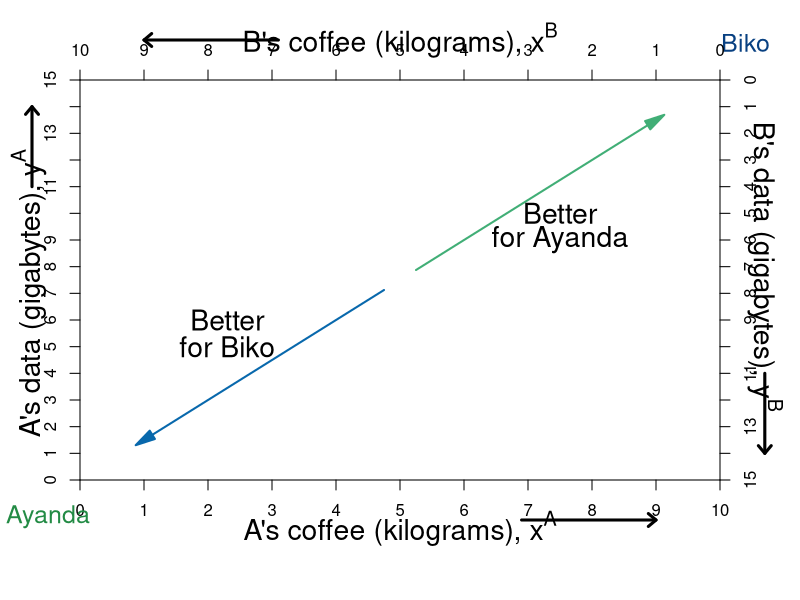

The R script that drew this image:
require(shape)
pdf(file = "property/edgeworth_better_worse.pdf", width = 9, height = 7)

#Set parameters for graphics
axislabelsize <- 1.7
labelsize <- 1.7
namesize <- 1.5

indiffcurveA1 <- function(x, U = 4, A = 1, a = 0.5) {
  ((((U-2)/A)*(1/x)^a)^(1/(1-a)))
}

indiffcurveA2 <- function(x, U = 4, A = 1, a = 0.5) {
  (((U/A)*(1/x)^a)^(1/(1-a)))
}

indiffcurveA3 <- function(x, U = 4, A = 1, a = 0.5) {
  ((((U+2)/A)*(1/x)^a)^(1/(1-a)))
}

#Aisha happens to have found 8 coffee and 2 data, 
#and Betty happens to have found 2 coffee and 13 data. 
#Aisha's utility (8^0.5)*(2^0.5) = 4
#Betty's utility (2^0.5)*(13^0.5) = 5.09

COL <- c("#7fc97f", "#beaed4", "#fdc086", "#ffff99", "#386cb0", "#f0027f", "#bf5b17", "#666666")
COLA <- c("#99d8c9","#66c2a4","#41ae76", "#238b45", "#005824")
COLB <- c("#4eb3d3", "#2b8cbe", "#0868ac","#084081")

par(mar =  c(6, 4, 4, 4))
xlims <- c(0, 10)
ylims <- c(0, 15)
xlims2 <- c(10, 0)
ylims2 <- c(15, 0)

plot(0, 0, xlim = xlims, ylim = ylims, type = "n",
     xlab = "",
     ylab = "", 
     line = 2.5,
     xaxt = "n", 
     yaxt = "n", 
     cex.lab = axislabelsize, 
     bty = "n",
     xaxs="i", 
     yaxs="i")

mtext(expression(paste("A's coffee (kilograms), ", x^A)), side=1, line = 2.5, cex = axislabelsize)
text(-0.8, 7, expression(paste("A's data (gigabytes), ", y^A)), xpd = TRUE, cex = axislabelsize, srt = 90) 

#Add arrows:
arrows(-0.75, 11, -0.75, 14, xpd = TRUE, length=0.1,angle=40,lwd=3)
arrows(6.9, -1.5, 9, -1.5, xpd = TRUE, length=0.1,angle=40,lwd=3)


npts <- 500 
npts2 <- 501
#Specify the sequences of points for graphing. 
xx1 <- seq(xlims[1], xlims[2], length.out = npts)
#xx2 <- seq(xlims[1], xlims[2], length.out = npts)
#xx3 <- seq(xlims[1], xlims[2], length.out = npts2)
#xx4 <- seq(xlims[1], 10, length.out = npts2)

#Draw the lines for the graphs
#lines(xx1, indiffcurveA1(xx1), col = COLA[3], lwd = 4)
#lines(xx1, indiffcurveA2(xx1), col = COLA[3], lwd = 4)
#lines(xx1, indiffcurveA3(xx1), col = COLA[3], lwd = 4)
#lines(xx2, solowCondition(xx2, delta = 5), col = COL[3], lwd = 4)
#lines(xx2, solowInfeas(xx2, delta = 5), col = COL[1], lwd = 4, lty = 2)

#Customize ticks and labels for the plot
ticksy <- seq(from = 0, to = 15, by = 1)
ylabels <- seq(from = 0, to = 15, by = 1)
ticksx <- seq(from = 0, to = 10, by = 1)
xlabels <- seq(from = 0, to = 10, by = 1)
axis(1, at = ticksx, pos = 0, labels = xlabels)
axis(2, at = ticksy, pos = 0, labels = ylabels, las = 0)


text(-0.5, -1.4, expression("Ayanda"), xpd = TRUE, cex = namesize, col = COLA[4])
text(10.4, 16.4, expression("Biko"), xpd = TRUE, cex = namesize, col = COLB[4])


#Set up second axes and labels
par(new = TRUE)
#par(mar =  c(6, 4, 4, 4))

xlims2 <- c(10, 0)
ylims2 <- c(15, 0)

plot(0, 0, xlim = xlims2, ylim = ylims2, type = "n",
     xlab = expression(paste("")),
     ylab = expression(paste("")),
     xaxt = "n", 
     yaxt = "n", 
     cex.lab = 1.3, 
     bty = "n",
     xaxs="i", 
     yaxs="i")

axis(side = 3, at = ticksx, pos = 0, labels = xlabels)
axis(side = 4, at = ticksy, pos = 0, labels = ylabels, las = 0)
#axis(side=3, at = xlims2, pos = 0)

text(5, -1.5, expression(paste("B's coffee (kilograms), ", x^B)), xpd = TRUE, cex = axislabelsize)
text(-0.7, 7, expression(paste("B's data (gigabytes), ", y^B)), xpd = TRUE, cex = axislabelsize, srt = 270) 

#Add arrows:
arrows(-0.7, 11, -0.7, 14, xpd = TRUE, length=0.1,angle=40,lwd=3)
arrows(6.9, -1.5, 9, -1.5, xpd = TRUE, length=0.1,angle=40,lwd=3)


indiffcurveB1 <- function(x, U = 5.09, A = 1, a = 0.5) {
  ((((U-2)/A)*(1/x)^a)^(1/(1-a)))
}

indiffcurveB2 <- function(x, U = 5.09, A = 1, a = 0.5) {
  (((U/A)*(1/x)^a)^(1/(1-a)))
}

indiffcurveB3 <- function(x, U = 5.09, A = 1, a = 0.5) {
  ((((U+2)/A)*(1/x)^a)^(1/(1-a)))
}

#lines(xx1, indiffcurveB1(xx1), col = COLB[3], lwd = 4)
#lines(xx1, indiffcurveB2(xx1), col = COLB[3], lwd = 4)
#lines(xx1, indiffcurveB3(xx1), col = COLB[3], lwd = 4)

#Label B's indifference curves
#text(9.1, 1.6, expression(u[1]^B))
#text(9.1, 3.4, expression(u[2]^B))
#text(9.1, 6.2, expression(u[3]^B))

#Add a point for the initial endowment
#points(2, 13, pch = 16, col = "black", cex = 1.5)


#Arrow to Slope of BRF
Arrows(5.25, 7.875, 9, 13.5, lty = 1, lwd = 2, arr.type = "triangle",  col = COLB[3])
Arrows(4.75, 7.125, 1, 1.5, lty = 1, lwd = 2, arr.type = "triangle",  col = COLA[3])

text(7.7, 9, expression(paste("Better")), cex = labelsize)
text(7.7, 10, expression(paste("for Biko")), cex = labelsize)
text(2.5, 5, expression(paste("Better")), cex = labelsize)
text(2.5, 6, expression(paste("for Ayanda")), cex = labelsize)

#Arrow to Slope of isoprofit
#Arrows(13, 0.80, 15, 0.80, col = "black", lty = 1, lwd = 2, arr.type = "triangle")
#text(10.2, 0.80, expression(paste("Slope = ", frac(q, p))))

dev.off()
